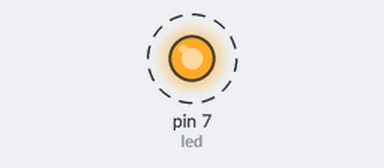
The sketch below on a simulated Arduino Uno, built with avr-gcc and run on an emulated ATmega328P. Parts: output pins drawn as LEDs (lit = HIGH). Dashed ring = blinking. What the sketch prints to the serial monitor is not drawn.

Above: at 0.5 s.
Timing chart, 0 to 4.6 s (numbered marks = the images above):
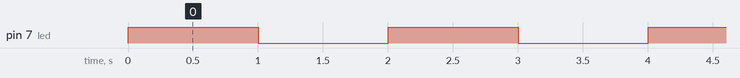

Measured:
- by itself, pin 7 (led): alternates HIGH for 1.0 s and LOW for 1.0 s

The sketch:

1.Led.ino
```cpp
// int a = 1;
// char ass = "a";
// string name = "RaviRaj";
// float number = 2.5;
// double count = 3.456788;

int led = 7;

void setup() {
  pinMode(led,OUTPUT);
  Serial.begin(9600);
}

void loop() {
  digitalWrite(led, HIGH);
  Serial.println("LED ON");
  delay(1000);

  digitalWrite(led, LOW);
  Serial.println("LED OFF");
  delay(1000);
}
```
